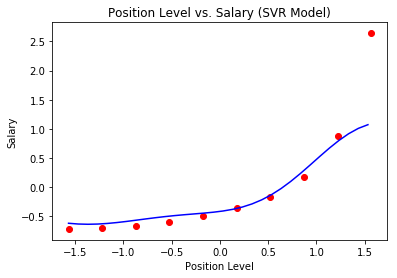

Recreate this plot in Python.
# Import Libraries
import numpy as np
import pandas as pd
import matplotlib.pyplot as plt

# Load Dataset
dataset = pd.read_csv('Position_Salaries.csv')
X = dataset.iloc[:,1:2].values
y = dataset.iloc[:, 2].values

# Feature Scaling
from sklearn.preprocessing import StandardScaler
sc_X = StandardScaler()
X = sc_X.fit_transform(X)
sc_y = StandardScaler()
y = sc_y.fit_transform(y.reshape(-1,1))

# Fit SVR Model to Dataset
from sklearn.svm import SVR
regressor = SVR(kernel='rbf')
regressor.fit(X, y)

# Predicting new result, Level = 6.5
y_pred = sc_y.inverse_transform(regressor.predict(sc_X.transform(np.array([[6.5]]))))

# Visualizing the SVR results using Numpy to smooth out the curve
X_grid = np.arange(min(X), max(X), 0.1)
X_grid = X_grid.reshape(len(X_grid),1)
plt.scatter(X, y, color='r')
plt.plot(X_grid, regressor.predict(X_grid), color='b')
plt.title('Position Level vs. Salary (SVR Model)')
plt.xlabel('Position Level')
plt.ylabel('Salary')
plt.show()
